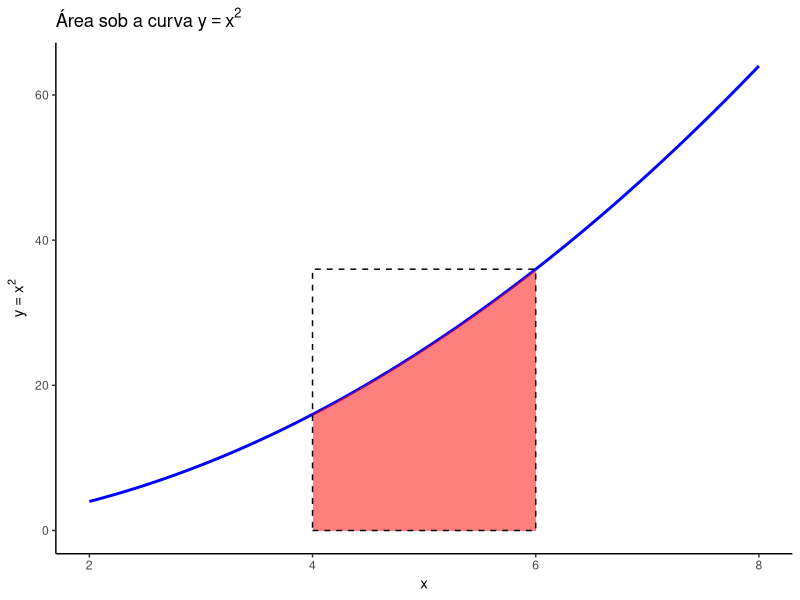
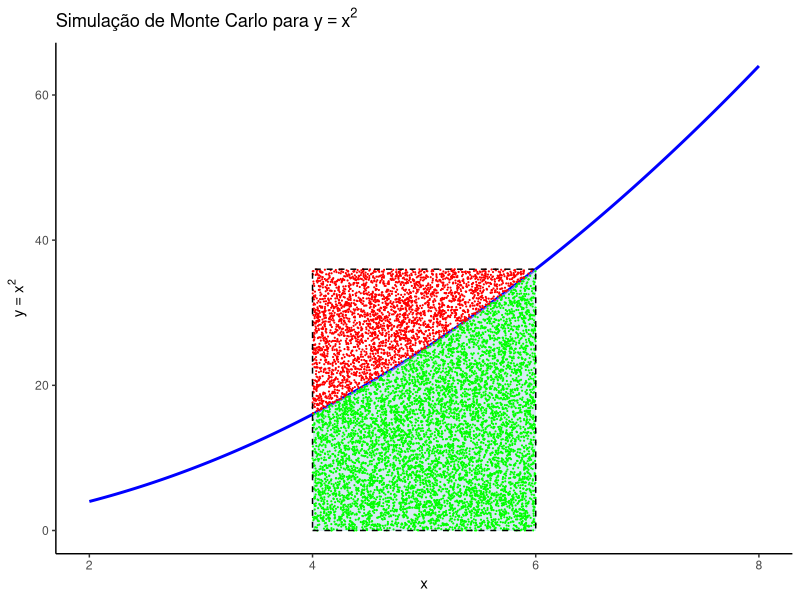
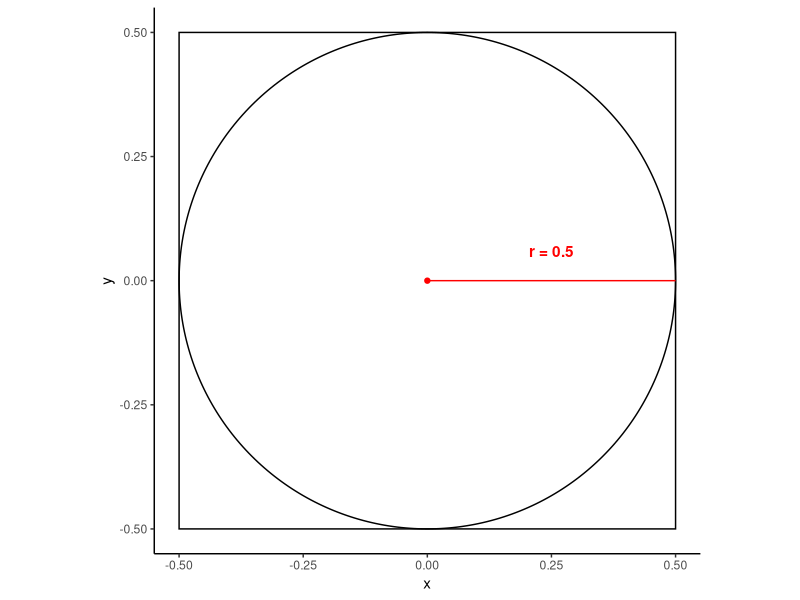
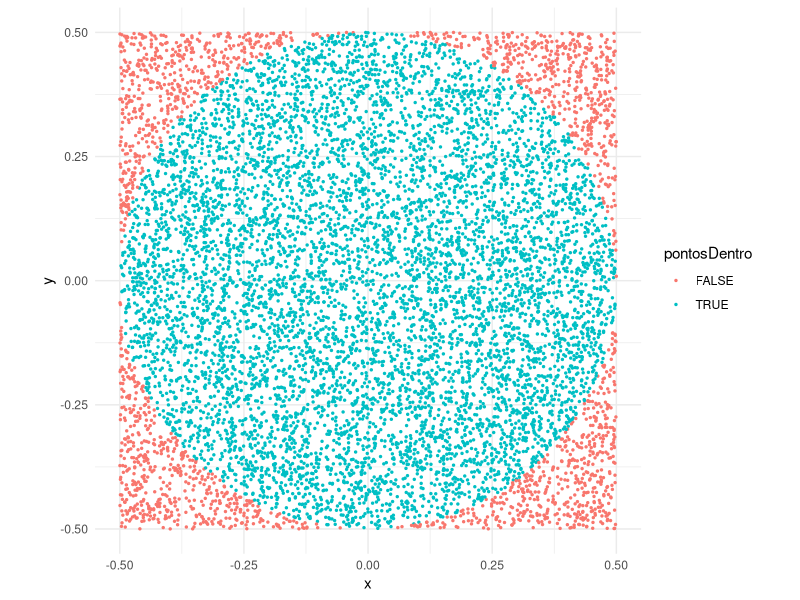
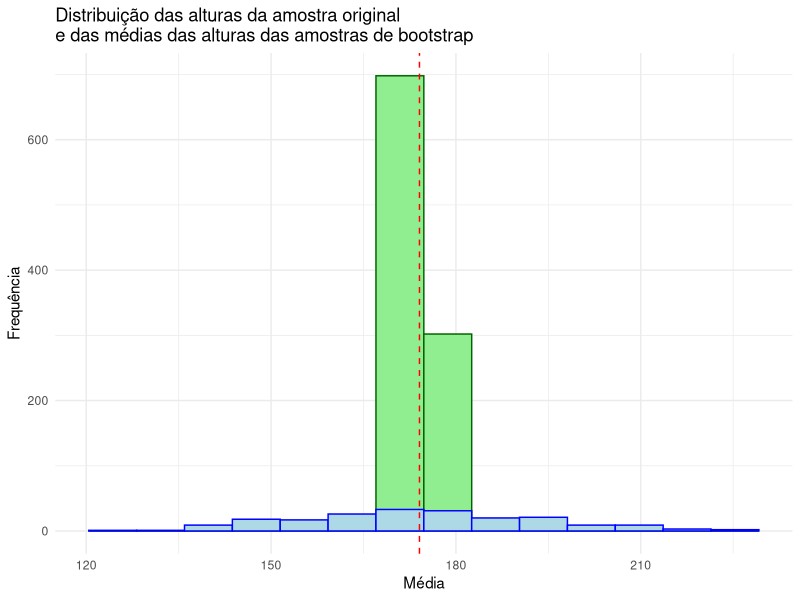
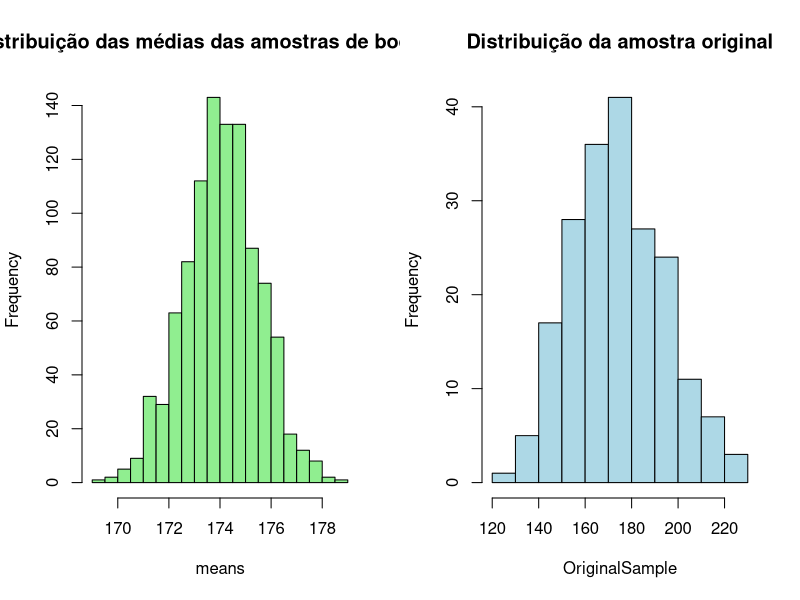

Write R code to recreate these figures, in order.
## ---- chunk 1
library(ggplot2)
library(ggforce)
library(dplyr)
## ---- chunk 2
# cria uma sequência crescente de 1 a 10
x2 <- c(1:10)
x2
## ---- chunk 3
# cria uma sequência decrescente de 20 a 10
x3 <- c(20:10)
x3
## ---- chunk 4
# cria uma sequência de 1 a 10
# depois insere o número 20, 
# e depois cria uma nova sequência de 30 a 40
x4 <- c(1:10, 20, 30:40)
x4
## ---- chunk 5
#cria uma sequência de 1 a 10, aumentando 1 de cada vez, explicitando os argumentos
seq(from = 1, to = 10, by = 1)
## ---- chunk 6
#cria uma sequência de 1 a 10, aumentando 1 de cada vez
seq(1, 10, 1)
## ---- chunk 7
# cria uma sequência de 1 a 10 aumentando 0.5 de cada vez
seq(1, 10, 0.5)
## ---- chunk 8
# cria uma sequência de 5 até 1, diminuindo 0.2 a cada vez
seq(5, 1, -0.2)
## ---- chunk 9
# Replicar o número 5, três vezes
rep(5, times = 3)
## ---- chunk 10
# Replicar cada elemento do vetor c(1, 2, 3) duas vezes
rep(c(1, 2, 3), each = 2)
## ---- chunk 11
# Replicar 1 duas vezes, 2 três vezes e 3 quatro vezes
rep(c(1, 2, 3), times = c(2, 3, 4))
## ---- chunk 12
# Gerar 10 números aleatórios uniformemente distribuídos
# Repetir esse processo 5 vezes com replicate
replicate(5, runif(10))
## ---- chunk 13
# replicando usando o pipe
runif(10) |>
  replicate(n=5)
## ---- chunk 14
# cria o objeto moeda
moeda <- c("cara","coroa")

# Simular o lançamento de uma moeda 2 vezes
sample(moeda, 2, replace = TRUE)
## ---- chunk 15
# replicando 5 vezes os dois lançamentos
replicate(n = 5, sample(moeda, 2, replace = TRUE))
## ---- chunk 16
# Selecionando, de forma aleatória, 5 números entre 1 e 10
x <- 1:10
sample(x, 5)
## ---- chunk 17
set.seed(5)
x <- 1:10
sample(x, 5)
## ---- chunk 18
x <- 1:100
sample(x, 5)
## ---- chunk 19
sample(1:6, 2, replace = TRUE)
## ---- chunk 20
# Replicando 10 vezes a amostragem de 2 números entre 1 e 6
x <- 1:6
replicate(n = 10, sample(x, 2, replace = TRUE))
## ---- chunk 21
replicate(10, sample(1:6, 2, replace = TRUE))
## ---- chunk 22
sample(1:6, 2, replace = TRUE) |>
  replicate(n = 10)
## ---- chunk 23
# cria um conjunto de números distribuidos de forma normal com média = 0 e desvio padrão = 1
x <- rnorm(100) 
# Sorteia 5 desses números
sample(x, 5)
## ---- chunk 24
rnorm(100) |> sample(5)
## ---- chunk 25
moeda <- c("cara", "coroa")
sample(moeda, 1)
## ---- chunk 26
# Definindo parâmetros do modelo
numero_de_rodadas <- 10000
numero_vencedor   <- 7

# Simulando a roleta
set.seed(123)  # Para reprodutibilidade
resultados <- sample(0:36, numero_de_rodadas, replace = TRUE)

# Contando quantas vezes saiu o número vencedor
vitorias <- sum(resultados == numero_vencedor)

# Calculando a proporção de vitórias
proporcao_vitorias <- vitorias / numero_de_rodadas

# Exibindo resultados
cat("Proporção de vitórias ao apostar no número 7:", proporcao_vitorias, "\n")

## ---- chunk 27
# Definindo a função
f <- function(x) x^2

# Definindo os limites
x_min <- 4
x_max <- 6
x_range <- c(2, 8)  # Intervalo total para o gráfico
y_max <- f(x_max)

# Criando uma sequência de valores x para a curva
x <- seq(x_range[1], x_range[2], length.out = 1000)
y <- f(x)

# Dados para a área sob a curva
x_area <- seq(x_min, x_max, length.out = 1000)
y_area <- f(x_area)

# Criando o gráfico
ggplot(data = data.frame(x, y), aes(x = x, y = y)) +
  geom_line(color = "blue", linewidth = 1) +  # Curva y = x^2
  geom_ribbon(data = data.frame(x = x_area, ymin = 0, ymax = y_area),
              aes(x = x, ymin = ymin, ymax = ymax),
              fill = "red", alpha = 0.5) +  # Área sob a curva
  annotate("rect", xmin = x_min, xmax = x_max, ymin = 0, ymax = y_max, color = "black", fill = NA, linetype = "dashed") +
  scale_x_continuous(limits = c(2, 8), breaks = seq(2, 8, by = 2)) +  # Limitar o eixo x de 2 a 8 com marcações nos números pares
  labs(title = expression("Área sob a curva " * y == x^2),
       x = "x",
       y = expression(y == x^2)) +
  theme_classic()
## ---- chunk 28
# Definindo a função
f <- function(x) x^2

# Definindo os limites
x_min <- 4
x_max <- 6
x_range <- c(2, 8)
y_max <- f(x_max)

# Número de pontos aleatórios a serem gerados
n_pontos <- 10000

# Gerando pontos aleatórios
set.seed(123)
x_pontos <- runif(n_pontos, min = x_min, max = x_max)
y_pontos <- runif(n_pontos, min = 0, max = y_max)

# Verificando quais pontos estão abaixo da curva
abaixo_da_curva <- y_pontos <= f(x_pontos)

# Dados para a área sob a curva
x_area <- seq(x_min, x_max, length.out = 1000)
y_area <- f(x_area)

# Criando o gráfico
ggplot() +
  # Desenhando a curva y = x^2
  geom_line(data = data.frame(x = seq(x_range[1], x_range[2], length.out = 1000), y = f(seq(x_range[1], x_range[2], length.out = 1000))),
            aes(x = x, y = y), color = "blue", linewidth = 1) +
  # Desenhando a área sob a curva
  geom_ribbon(data = data.frame(x = x_area, ymin = 0, ymax = y_area),
              aes(x = x, ymin = ymin, ymax = ymax),
              fill = "lightblue", alpha = 0.5) +
  # Desenhando pontos abaixo da curva
  geom_point(data = data.frame(x = x_pontos[abaixo_da_curva], y = y_pontos[abaixo_da_curva]),
             aes(x = x, y = y), color = "green", size = 0.1) +
  # Desenhando pontos acima da curva
  geom_point(data = data.frame(x = x_pontos[!abaixo_da_curva], y = y_pontos[!abaixo_da_curva]),
             aes(x = x, y = y), color = "red", size = 0.1) +
  # Adicionando o retângulo
  annotate("rect", xmin = x_min, xmax = x_max, ymin = 0, ymax = y_max, color = "black", fill = NA, linetype = "dashed") +
  # Configurando o eixo x para mostrar números pares
  scale_x_continuous(limits = x_range, breaks = seq(0, 10, by = 2)) +
  labs(title = expression("Simulação de Monte Carlo para " * y == x^2),
       x = "x",
       y = expression(y == x^2)) +
  theme_classic()

## ---- chunk 29
# Definindo o modelo e os limites
f <- function(x) x^2
x_min <- 4
x_max <- 6
y_min <- 0
y_max <- f(x_max)

# Definindo o número de pontos aleatórios a serem gerados
n_pontos <- 10000

# Gerando pontos aleatórios
set.seed(123)  # Para reprodutibilidade
x <- runif(n_pontos, min = x_min, max = x_max)
y <- runif(n_pontos, min = y_min, max = y_max)

# Verificando quantos pontos estão abaixo da curva
# variável lógica que será verdadeira se y for menor que x^2
abaixo_da_curva     <- y <= f(x) 

# podemos somar os valores verdadeiros, pois no R  TRUE tem o valor = 1
pt_abaixo_da_curva <- sum(abaixo_da_curva)

# Calculando a área
area_retangulo <- (x_max - x_min) * (y_max - y_min)
area_estimada  <- area_retangulo * (pt_abaixo_da_curva / n_pontos) 

# Exibindo o resultado
cat("A área estimada abaixo da curva y = x^2 entre x = 4 e x = 6 é aproximadamente:", area_estimada, "\n")

## ---- chunk 30
ggplot() +
  coord_fixed(ratio = 1) +
  annotate("rect", xmin = -0.5, xmax = 0.5, ymin = -0.5, ymax = 0.5, 
           fill = "white", alpha = 0.4, color = "black") +
  geom_circle(aes(x0 = 0, y0 = 0, r = 0.5), inherit.aes = FALSE) + 
  annotate("segment", x = 0, y = 0, xend = 0.5, yend = 0, colour = "red") +
  annotate("point", x = 0, y = 0, colour = "red") +
  annotate("text", label = "r = 0.5", x = 0.25, y = 0.06, colour = "red", fontface = "bold") +
  theme_classic()
## ---- chunk 31
trials <- 10000
pontos <- data.frame(x = runif(trials, -0.5, 0.5),
                     y = runif(trials, -0.5, 0.5))
## ---- chunk 32
pontos <- pontos |>
          mutate(raio = sqrt(x^2 + y^2),
                 pontosDentro = raio <= 0.5)
head(pontos)
## ---- chunk 33
ggplot(pontos) +
    geom_point(aes(x = x, y = y, color = pontosDentro), size = 0.5) +
    coord_fixed( ratio=1) +
    theme_minimal()
## ---- chunk 34
dentro <- sum(pontos$pontosDentro)
total  <- nrow(pontos)
R <- dentro/total
piApprox <- 4 * R
piApprox
## ---- chunk 35
trials <- 10000000
pontos <- data.frame(x = runif(trials, -0.5, 0.5),
                     y = runif(trials, -0.5, 0.5)) |>
          mutate(raio = sqrt(x^2 + y^2),
                 pontosDentro = raio <= 0.5)

R <- sum(pontos$pontosDentro) / nrow(pontos)
piApprox <- 4 * R
piApprox
## ---- chunk 36
pop <- rnorm(n = 100000, mean = 175, sd = 20 )
OriginalSample <- sample(pop, 200, replace = FALSE)
## ---- chunk 37
t.test(pop)
t.test(OriginalSample)
## ---- chunk 38
bootSamples <- replicate(1000, sample(OriginalSample, size = length(OriginalSample), replace = TRUE))
## ---- chunk 39
# criando um vetor "means" com as médias de cada uma das amostras do bootstrap
means <- apply(bootSamples, 2, mean)
## ---- chunk 40
ggplot() +
  geom_histogram(aes(x = means), bins = 14, fill = "lightgreen", col="darkgreen") +
  geom_histogram(aes(x = OriginalSample), bins = 14, fill = "lightblue", col="blue") +
  geom_vline(xintercept = mean(OriginalSample), color = "red", linetype = "dashed") +
  labs(title = "Distribuição das alturas da amostra original\ne das médias das alturas das amostras de bootstrap",
       x = "Média",
       y = "Frequência") +
  theme_minimal()
## ---- chunk 41
par(mfrow = c(1, 2))
hist(means,breaks = 14, main = "Distribuição das médias das amostras de bootstrap", col="lightgreen")
hist(OriginalSample, breaks = 14, main = "Distribuição da amostra original", col="lightblue")
